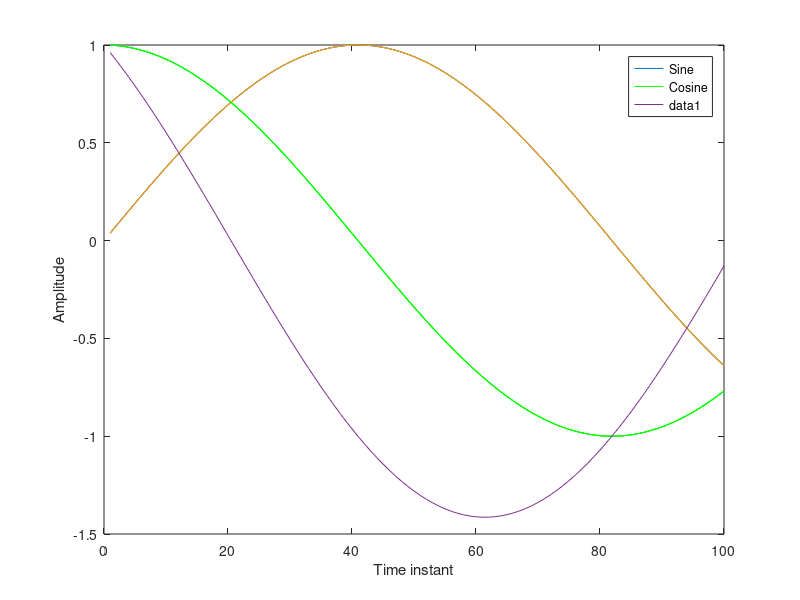

MATLAB code to generate this figure:
%
%

%Numbers from 1 to 100.
t1=1:100


%Dimensions of "Matrix t". Even a scalar is matrix in Matlab (Matrix laboratory)
l=length(t1)
d=size(t1)

%Transpose of t.
tp=t1'
size(tp)

%100 samples from 50Hz sinusoidal signal sampled at frequency of 8192Hz.
f=50
F=8192
y=sin(2*pi*t1*(f/F))
plot(t1,y)

%Another signal into the same plot.

y2=cos(2*pi*t1*(f/F))

plot(t1,y)
hold on
plot(t1,y2,'g')

%Dimensions to the axes.
plot(t1,y)
hold on
plot(t1,y2,'g')
xlabel('Time instant');
ylabel('Amplitude')

%Legends to the graphs.
plot(t1,y)
hold on
plot(t1,y2,'g')
xlabel('Time instant');
ylabel('Amplitude')
legend('Sine','Cosine');


%difference of signals y and y2.
d1=y2-y;
plot(d1);
